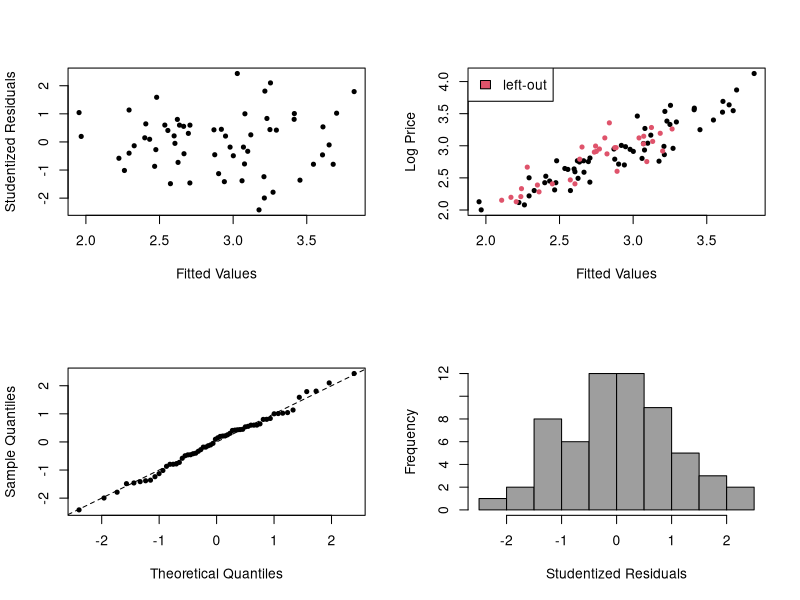

Write R code to recreate this figure.
library(MASS)
data(Cars93)
Cars93[is.na(Cars93)] <- 0
Cars93  <- Cars93[Cars93$Cylinders!="rotary", ]
Cars93$Cylinders  <- as.numeric(Cars93$Cylinders) 
train <- 1:60
covars <- Cars93[,c(3,7:26)]
logp <- log(Cars93$Price)
n <- length(train)

# this is different than the example in class, but I think less sensitive to mistakes.
YX <- cbind(logp,covars) 
# First the full model 
full <- lm(logp ~ ., data=YX[train,])
# now a null model
null <- lm(logp ~ 1, data=YX[train,])
# Use fwd regression with BIC to build from this
fwd <- step(null, scope=formula(full), direction="forward", k=log(n))
# Also look to build interactions based on fwdreg
fwd2 <- step(fwd, scope=~.+.^2, direction="forward", k=log(n))
# Finally a couple candidates reduced from the full (F-test rejects the first)
reduced1 <- lm(logp ~ AirBags + Horsepower + Width, data=YX[train,])
anova(reduced1,full) # too small, so lets include "Type" 
reduced2 <- lm(logp ~ AirBags + Horsepower + Width + Type, data=YX[train,])
anova(reduced2,full) # F-test says OK

# So we have 6 models: , one null, one full, two fwd BIC, and two F-test reduced
#  BIC calculations:
BIC <- cbind(null=extractAIC(null, k=log(n)),
             full=extractAIC(full, k=log(n)),
             fwd=extractAIC(fwd, k=log(n)),
             fwd2=extractAIC(fwd2, k=log(n)),
             reduced1=extractAIC(reduced1, k=log(n)),
             reduced2=extractAIC(reduced2, k=log(n)) )
# Model probabilities
eBIC <- exp(-.5*(BIC[2,]-min(BIC[2,])))
round(probs <- eBIC/sum(eBIC), 2)
# We are 23% v 77% on the two fwd models.

# Lets see how they perform out-of-sample
error <- cbind(null=predict(null, newdata=covars[-train,])- logp[-train],
               full=predict(full, newdata=covars[-train,])- logp[-train],
               fwd=predict(fwd, newdata=covars[-train,])- logp[-train],
               fwd2=predict(fwd2, newdata=covars[-train,])- logp[-train],
               reduced1=predict(reduced1, newdata=covars[-train,])- logp[-train],
               reduced2=predict(reduced2, newdata=covars[-train,])- logp[-train] )
round(MSE <- apply(error^2,2,mean),5)

# The fwd2 model wins... Check the residuals for it:
par(mfrow=c(2,2)) 
plot(fwd2$fitted, rstudent(fwd2), 
     xlab="Fitted Values", ylab="Studentized Residuals", pch=20)
plot(c(fwd2$fitted,predict(fwd2, newdata=covars[-train,])), logp, 
     col=c(rep(1,n),rep(2,length(logp)-n)),
      xlab="Fitted Values", ylab="Log Price", pch=20)
legend("topleft", fill=2, legend="left-out")
qqnorm(rstudent(fwd2), pch=20, main="" )
abline(a=0,b=1,lty=2)
hist( rstudent(fwd2), col=8, xlab="Studentized Residuals", main="")
